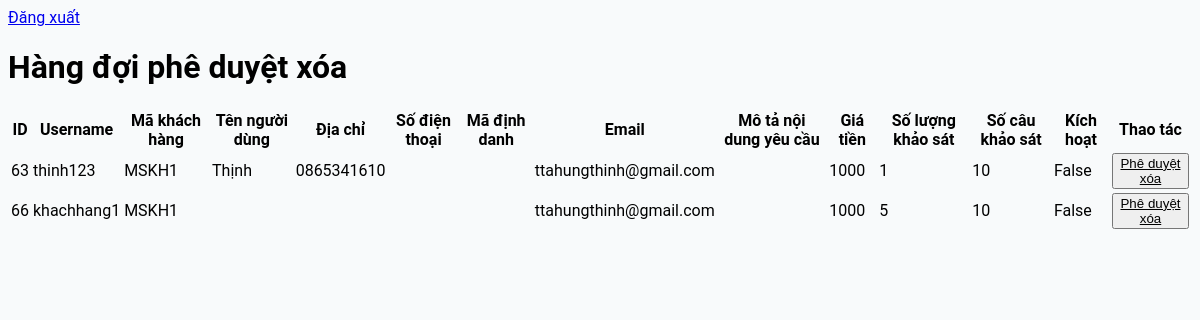
/quantrivien/pheduyet/quanlytaikhoankhachhang/xoa, run on the app's committed database.
### app/models.py (models this page shows)
class HangDoiQuanTriVienPheDuyet(models.Model):
    username_old=models.CharField(max_length=100)
    username = models.CharField(max_length=100)
    password=models.CharField(max_length=100)
    email = models.CharField(max_length=100)
    makhachhang = models.CharField(max_length=100)
    hoten = models.CharField(max_length=100)
    diachi = models.CharField(max_length=100)
    sodienthoai = models.CharField(max_length=12)
    madinhdanh = models.CharField(max_length=100)
    motanoidungyeucau = models.CharField(max_length=100)
    giatien = models.CharField(max_length=100)
    soluongkhaosat = models.IntegerField(default=0)
    socaukhaosat = models.IntegerField(default=0)
    kichhoat = models.BooleanField(default=False)
    hanhdongpheduyet=models.CharField(max_length=100)

### app/views.py (the view)
# urls.py: path('quantrivien/pheduyet/quanlytaikhoankhachhang/xoa',viewQuanTriVienPheDuyetXoaTaiKhoanKhachHang),
def viewQuanTriVienPheDuyetXoaTaiKhoanKhachHang(request):
    hdqtvpdkhxoa=HangDoiQuanTriVienPheDuyet.objects.filter(hanhdongpheduyet='xoa')
    return render(request, 'quantrivien/pheduyet/quanlytaikhoankhachhang/xoa.html',{'hdqtvpdkhxoa':hdqtvpdkhxoa})

### app/templates/quantrivien/pheduyet/quanlytaikhoankhachhang/xoa.html (shortened to what this page needs)
<!DOCTYPE html>
<html lang="en">
<head>
    {% load static %}
    <link rel="stylesheet" href="{% static 'css/style.css' %}">
</head>
<body>
    <table>
        <thead>
            <tr>
                <th>ID</th>
                <th>Username</th>
                <th>Mã khách hàng</th>
                <th>Tên người dùng</th>
                <th>Địa chỉ</th>
                <th>Số điện thoại</th>
                <th>Mã định danh</th>
                <th>Email</th>
                <th>Mô tả nội dung yêu cầu</th>
                <th>Giá tiền</th>
                <th>Số lượng khảo sát</th>
                <th>Số câu khảo sát</th>
                <th>Kích hoạt</th>
                <th>Thao tác</th>
            </tr>
        </thead>
        <tbody>
        <a href="/dangxuat">Đăng xuất</a>
        <h1>Hàng đợi phê duyệt xóa</h1>
            {% for i in hdqtvpdkhxoa %}
            <tr>
                <td>{{i.id}}</td>
                <td>{{i.username}}</td>
                <td>{{i.makhachhang}}</td>
                <td>{{i.hoten}}</td>
                <td>{{i.diachi}}</td>
                <td>{{i.sodienthoai}}</td>
                <td>{{i.madinhdanh}}</td>
                <td>{{i.email}}</td>
                <td>{{i.motanoidungyeucau}}</td>
                <td>{{i.giatien}}</td>
                <td>{{i.soluongkhaosat}}</td>
                <td>{{i.socaukhaosat}}</td>
                <td>{{i.kichhoat}}</td>
                <td>
                <button><a style="color:black;" href="/quantrivien/pheduyet/quanlytaikhoankhachhang/xoa/{{i.id}}">Phê duyệt xóa</a></button>
                </td>
            </tr>
            {% endfor %}
        </tbody>
    </table>
    <br>
    <br>
</body>
</html>

### app/static/css/style.css (style rules this page uses)
body { font-family: "Roboto", sans-serif; background-color: #f8fafb; }
h1, h2, h3, h4, h5, h6, .h1, .h2, .h3, .h4, .h5, .h6 { font-family: "Roboto", sans-serif; }
a { -webkit-transition: .3s all ease; -o-transition: .3s all ease; transition: .3s all ease; }

### data on the page
HangDoiQuanTriVienPheDuyet: id "63", username "thinh123", makhachhang "MSKH1", hoten "Thịnh", diachi "0865341610", email "ttahungthinh@gmail.com", giatien "1000", soluongkhaosat "1", socaukhaosat "10", kichhoat "False"
HangDoiQuanTriVienPheDuyet: id "66", username "khachhang1", makhachhang "MSKH1", email "ttahungthinh@gmail.com", giatien "1000", soluongkhaosat "5", socaukhaosat "10", kichhoat "False"
